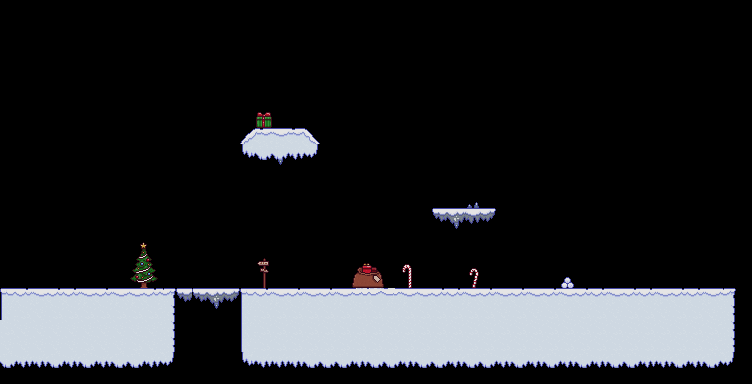

A 2D game scene composited from a Tiled map and its tileset images. What follows is a short description and the map's XML, with every tile layer's data as written:
An orthogonal 47x24 tile map with 16x16 px tiles, 1 tile layer (Tile Layer 1), 3 tilesets and 5 objects.

<map version="1.9" tiledversion="1.9.1" orientation="orthogonal" renderorder="right-down" width="47" height="24" tilewidth="16" tileheight="16" infinite="0" nextlayerid="3" nextobjectid="12">
 <tileset firstgid="1" name="ItemSheet_SmallItems" tilewidth="16" tileheight="16" tilecount="35" columns="5">
  <image source="ItemSheet_SmallItems.png" width="80" height="112" />
 </tileset>
 <tileset firstgid="36" name="ItemSheet_LargeItems" tilewidth="16" tileheight="16" tilecount="63" columns="9">
  <image source="ItemSheet_LargeItems.png" width="144" height="112" />
 </tileset>
 <tileset firstgid="99" name="TileSheet_Snow" tilewidth="16" tileheight="16" tilecount="35" columns="7">
  <image source="TileSheet_Snow.png" width="112" height="80" />
 </tileset>
 <layer id="1" name="Tile Layer 1" width="47" height="24" opacity="0.9">
  <data encoding="csv">
0,0,0,0,0,0,0,0,0,0,0,0,0,0,0,0,0,0,0,0,0,0,0,0,0,0,0,0,0,0,0,0,0,0,0,0,0,0,0,0,0,0,0,0,0,0,0,
0,0,0,0,0,0,0,0,0,0,0,0,0,0,0,0,0,0,0,0,0,0,0,0,0,0,0,0,0,0,0,0,0,0,0,0,0,0,0,0,0,0,0,0,0,0,0,
0,0,0,0,0,0,0,0,0,0,0,0,0,0,0,0,0,0,0,0,0,0,0,0,0,0,0,0,0,0,0,0,0,0,0,0,0,0,0,0,0,0,0,0,0,0,0,
0,0,0,0,0,0,0,0,0,0,0,0,0,0,0,0,0,0,0,0,0,0,0,0,0,0,0,0,0,0,0,0,0,0,0,0,0,0,0,0,0,0,0,0,0,0,0,
0,0,0,0,0,0,0,0,0,0,0,0,0,0,0,0,0,0,0,0,0,0,0,0,0,0,0,0,0,0,0,0,0,0,0,0,0,0,0,0,0,0,0,0,0,0,0,
0,0,0,0,0,0,0,0,0,0,0,0,0,0,0,0,0,0,0,0,0,0,0,0,0,0,0,0,0,0,0,0,0,0,0,0,0,0,0,0,0,0,0,0,0,0,0,
0,0,0,0,0,0,0,0,0,0,0,0,0,0,0,0,0,0,0,0,0,0,0,0,0,0,0,0,0,0,0,0,0,0,0,0,0,0,0,0,0,0,0,0,0,0,0,
0,0,0,0,0,0,0,0,0,0,0,0,0,0,0,0,66,0,0,0,0,0,0,0,0,0,0,0,0,0,0,0,0,0,0,0,0,0,0,0,0,0,0,0,0,0,0,
0,0,0,0,0,0,0,0,0,0,0,0,0,0,0,110,111,101,111,112,0,0,0,0,0,0,0,0,0,0,0,0,0,0,0,0,0,0,0,0,0,0,0,0,0,0,0,
0,0,0,0,0,0,0,0,0,0,0,0,0,0,0,113,114,114,115,116,0,0,0,0,0,0,0,0,0,0,0,0,0,0,0,0,0,0,0,0,0,0,0,0,0,0,0,
0,0,0,0,0,0,0,0,0,0,0,0,0,0,0,0,0,121,0,0,0,0,0,0,0,0,0,0,0,0,0,0,0,0,0,0,0,0,0,0,0,0,0,0,0,0,0,
0,0,0,0,0,0,0,0,0,0,0,0,0,0,0,0,0,0,0,0,0,0,0,0,0,0,0,0,0,0,0,0,0,0,0,0,0,0,0,0,0,0,0,0,0,0,0,
0,0,0,0,0,0,0,0,0,0,0,0,0,0,0,0,0,0,0,0,0,0,0,0,0,0,0,0,0,120,0,0,0,0,0,0,0,0,0,0,0,0,0,0,0,0,0,
0,0,0,0,0,0,0,0,0,0,0,0,0,0,0,0,0,0,0,0,0,0,0,0,0,0,0,127,128,129,130,0,0,0,0,0,0,0,0,0,0,0,0,0,0,0,0,
0,0,0,0,0,0,0,0,0,0,0,0,0,0,0,0,0,0,0,0,0,0,0,0,0,0,0,0,121,0,0,0,0,0,0,0,0,0,0,0,0,0,0,0,0,0,0,
0,0,0,0,0,0,0,0,42,43,0,0,0,0,0,0,0,0,0,0,0,0,0,0,0,0,0,0,0,0,0,0,0,0,0,0,0,0,0,0,0,0,0,0,0,0,0,
0,0,0,0,0,0,0,0,51,52,0,0,0,0,0,0,81,0,0,0,0,0,68,69,0,82,0,0,0,83,0,0,0,0,0,0,0,0,0,0,0,0,0,0,0,0,0,
0,0,0,0,0,0,0,0,60,61,0,0,0,0,0,0,90,0,0,0,0,0,77,78,0,91,0,0,0,92,0,0,0,0,0,32,0,0,0,0,0,0,0,0,0,0,0,
99,100,101,100,100,101,100,101,101,100,102,127,127,128,130,99,100,101,100,101,100,101,103,104,105,101,101,100,100,101,100,101,100,101,100,101,100,100,101,100,100,101,100,100,101,102,0,
106,107,108,107,107,107,107,107,107,107,109,0,0,121,0,106,107,107,107,107,107,107,107,107,107,107,107,107,107,107,107,108,107,108,107,108,107,107,108,107,107,108,107,107,108,109,0,
107,108,108,108,108,108,108,108,108,108,109,0,0,0,0,106,107,107,107,107,107,107,107,107,107,107,107,107,107,107,107,107,107,107,107,107,107,107,107,107,107,107,107,107,107,109,0,
108,108,108,108,108,107,108,108,107,108,109,0,0,0,0,106,107,107,107,107,107,107,107,107,107,107,107,107,107,107,107,107,107,107,107,107,107,107,107,107,107,107,107,107,107,109,0,
114,115,115,114,115,114,115,114,114,115,116,0,0,0,0,113,115,115,115,114,114,114,115,114,114,115,114,114,115,114,114,115,114,115,114,115,114,115,114,114,115,115,114,115,114,116,0,
0,0,0,0,0,0,0,0,0,0,0,0,0,0,0,0,0,0,0,0,0,0,0,0,0,0,0,0,0,0,0,0,0,0,0,0,0,0,0,0,0,0,0,0,0,0,0
</data>
 </layer>
 <objectgroup id="2" name="Object Layer 1">
  <object id="1" x="0" y="288" width="734.667" height="36">
   <properties>
    <property name="physics.enabled" type="bool" value="true" />
   </properties>
  </object>
  <object id="5" x="432" y="208" width="64" height="16" />
  <object id="8" x="240.515" y="143.636">
   <polygon points="0,0 15.0909,-15.0909 65.0909,-15.0909 78,-0.727273" />
  </object>
  <object id="9" x="242.515" y="144" width="75.2727" height="13.2727" />
  <object id="10" x="133.5" y="252.75" width="19.75" height="35.25">
   <properties>
    <property name="name" value="tree" />
   </properties>
  </object>
 </objectgroup>
</map>
